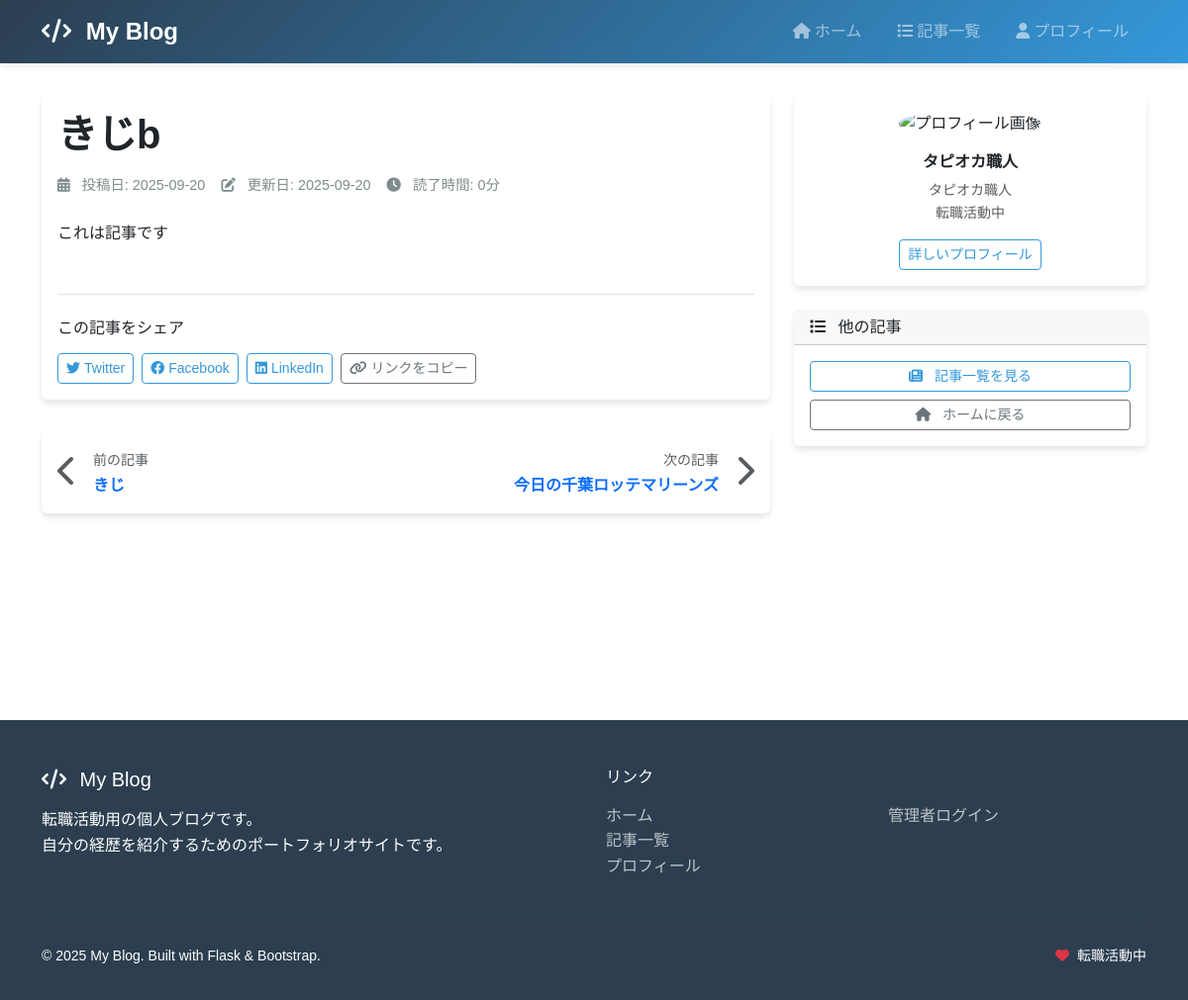
Screenshot of /post/2 with the database file from the repository.
### app.py (models this page shows, shortened)
class Post(db.Model):
    __tablename__ = 'posts'
    id = db.Column(db.Integer, primary_key=True)
    title = db.Column(db.String(200), nullable=False)
    content = db.Column(db.Text, nullable=False)
    created_at = db.Column(db.DateTime, default=datetime.now)
    updated_at = db.Column(db.DateTime, default=datetime.now, onupdate=datetime.now)
    is_published = db.Column(db.Boolean, default=False)

### app.py (the view)
@app.route('/post/<int:post_id>')
def post_detail(post_id):
    post = Post.query.filter_by(id=post_id, is_published=True).first()
    if not post:
        return render_template('frontend/404.html'), 404
    prev_post = Post.query.filter(
        Post.id < post_id,
        Post.is_published == True
    ).order_by(Post.id.desc()).first()
    next_post = Post.query.filter(
        Post.id > post_id,
        Post.is_published == True
    ).order_by(Post.id.asc()).first()
    post_tuple = (
        post.id,
        post.title,
        post.content,
        post.created_at.strftime('%Y-%m-%d %H:%M:%S'),
        post.updated_at.strftime('%Y-%m-%d %H:%M:%S')
    )
    prev_tuple = (prev_post.id, prev_post.title) if prev_post else None
    next_tuple = (next_post.id, next_post.title) if next_post else None
    return render_template('frontend/post_detail.html',
                           post=post_tuple,
                           prev_post=prev_tuple,
                           next_post=next_tuple)

### templates/frontend/post_detail.html (shortened to what this page needs)
{% extends "frontend/base.html" %}
{% block content %}
<div class="row">
    <div class="col-lg-8">
        <article class="card">
            <div class="card-body">
                <header class="mb-4">
                    <h1 class="display-6 fw-bold mb-3">{{ post[1] }}</h1>
                    <div class="post-meta d-flex flex-wrap align-items-center gap-3">
                        <span>
                            <i class="fas fa-calendar-alt me-2"></i>
                            投稿日: {{ post[3][:10] }}
                        </span>
                        {% if post[4] and post[4] != post[3] %}
                        <span>
                            <i class="fas fa-edit me-2"></i>
                            更新日: {{ post[4][:10] }}
                        </span>
                        {% endif %}
                        <span>
                            <i class="fas fa-clock me-2"></i>
                            読了時間: {{ (post[2]|length / 500)|round|int }}分
                        </span>
                    </div>
                </header>
                <div class="post-content">
                    {{ post[2]|replace('\n', '<br>')|safe }}
                </div>
                <div class="mt-5 pt-4 border-top">
                    <h6 class="mb-3">この記事をシェア</h6>
                    <div class="d-flex gap-2 flex-wrap">
                        <a href="https://twitter.com/intent/tweet?text={{ post[1] }}&url={{ request.url }}"
                           target="_blank"
                           class="btn btn-outline-primary btn-sm">
                            <i class="fab fa-twitter me-1"></i>Twitter
                        </a>
                        <a href="https://www.facebook.com/sharer/sharer.php?u={{ request.url }}"
                           target="_blank"
                           class="btn btn-outline-primary btn-sm">
                            <i class="fab fa-facebook me-1"></i>Facebook
                        </a>
                        <a href="https://www.linkedin.com/sharing/share-offsite/?url={{ request.url }}"
                           target="_blank"
                           class="btn btn-outline-primary btn-sm">
                            <i class="fab fa-linkedin me-1"></i>LinkedIn
                        </a>
                        <button onclick="copyToClipboard()" class="btn btn-outline-secondary btn-sm">
                            <i class="fas fa-link me-1"></i>リンクをコピー
                        </button>
                    </div>
                </div>
            </div>
        </article>
        {% if prev_post or next_post %}
        <div class="card mt-4">
            <div class="card-body">
                <div class="row">
                    <div class="col-md-6">
                        {% if prev_post %}
                        <div class="d-flex align-items-center">
                            <div class="me-3">
                                <i class="fas fa-chevron-left fa-2x text-muted"></i>
                            </div>
                            <div>
                                <small class="text-muted">前の記事</small>
                                <div>
                                    <a href="{{ url_for('post_detail', post_id=prev_post[0]) }}"
                                       class="text-decoration-none fw-bold">
                                        {{ prev_post[1] }}
                                    </a>
                                </div>
                            </div>
                        </div>
                        {% endif %}
                    </div>
                    <div class="col-md-6 text-md-end">
                        {% if next_post %}
                        <div class="d-flex align-items-center justify-content-md-end">
                            <div class="me-3 text-end">
                                <small class="text-muted">次の記事</small>
                                <div>
                                    <a href="{{ url_for('post_detail', post_id=next_post[0]) }}"
                                       class="text-decoration-none fw-bold">
                                        {{ next_post[1] }}
                                    </a>
                                </div>
                            </div>
                            <div>
                                <i class="fas fa-chevron-right fa-2x text-muted"></i>
                            </div>
                        </div>
                        {% endif %}
                    </div>
                </div>
            </div>
        </div>
        {% endif %}
    </div>
    <div class="col-lg-4">
        <div class="card mb-4">
            <div class="card-body text-center">
                <img src="https://campaign.gongcha.co.jp/gongcha-friends/img/img_1.png"
                     alt="プロフィール画像"
                     class="rounded-circle mb-3"
                     style="width: 100px; height: 100px;">
                <h6 class="fw-bold">タピオカ職人</h6>
                <p class="text-muted small mb-3">
                    タピオカ職人<br>
                    転職活動中
                </p>
                <a href="{{ url_for('about') }}" class="btn btn-outline-primary btn-sm">
                    詳しいプロフィール
                </a>
            </div>
        </div>
        <div class="card mb-4">
            <div class="card-header">
                <h6 class="mb-0">
                    <i class="fas fa-list me-2"></i>
                    他の記事
                </h6>
            </div>
            <div class="card-body">
                <div class="d-grid gap-2">
                    <a href="{{ url_for('posts_list') }}" class="btn btn-outline-primary btn-sm">
                        <i class="fas fa-newspaper me-2"></i>
                        記事一覧を見る
                    </a>
                    <a href="{{ url_for('home') }}" class="btn btn-outline-secondary btn-sm">
                        <i class="fas fa-home me-2"></i>
                        ホームに戻る
                    </a>
                </div>
            </div>
        </div>
    </div>
</div>
{% endblock %}

### static/css/base_style.css (style rules this page uses)
:root { --primary-color: #2c3e50; --secondary-color: #3498db; --accent-color: #e74c3c; --text-color: #2c3e50; --light-bg: #f8f9fa; --border-color: #dee2e6; }
body { font-family: 'Noto Sans JP', sans-serif; line-height: 1.6; color: var(--text-color); }
.card { border: none; box-shadow: 0 4px 6px rgba(0,0,0,0.1); transition: all 0.3s ease; margin-bottom: 2rem; }
.btn-outline-primary { border-color: var(--secondary-color); color: var(--secondary-color); font-weight: 500; }
.post-meta { color: #7f8c8d; font-size: 0.9rem; }

### rows the page displays
Post: title "きじb", created_at "2025-09-20", updated_at "2025-09-20", content "これは記事です"
Post: title "きじ"
Post: title "今日の千葉ロッテマリーンズ"

### other values shown
{{ (post[2]|length / 500)|round|int }} "0"
